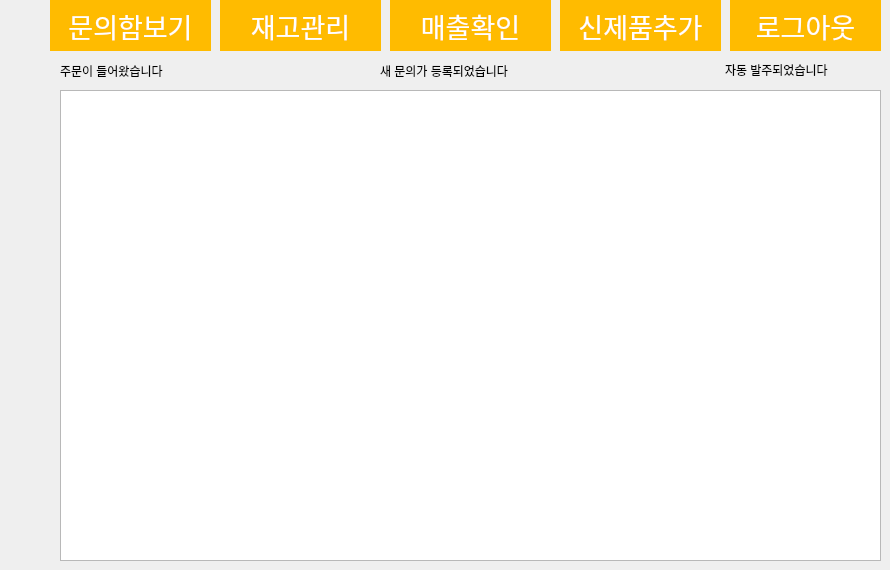
   <widget class="QWidget" name="page_8">
    <widget class="QPushButton" name="manager_question">
     <property name="geometry">
      <rect>
       <x>50</x>
       <y>0</y>
       <width>161</width>
       <height>51</height>
      </rect>
     </property>
     <property name="font">
      <font>
       <family>경기천년바탕 Bold</family>
       <pointsize>20</pointsize>
      </font>
     </property>
     <property name="styleSheet">
      <string notr="true">background-color:rgb(255,187,0);
color:white;
border-style: solid;

</string>
     </property>
     <property name="text">
      <string>문의함보기</string>
     </property>
    </widget>
    <widget class="QPushButton" name="manager_inventory">
     <property name="geometry">
      <rect>
       <x>220</x>
       <y>0</y>
       <width>161</width>
       <height>51</height>
      </rect>
     </property>
     <property name="font">
      <font>
       <family>경기천년바탕 Bold</family>
       <pointsize>20</pointsize>
      </font>
     </property>
     <property name="styleSheet">
      <string notr="true">background-color:rgb(255,187,0);
color:white;
border-style: solid;

</string>
     </property>
     <property name="text">
      <string>재고관리</string>
     </property>
    </widget>
    <widget class="QPushButton" name="manager_sales">
     <property name="geometry">
      <rect>
       <x>390</x>
       <y>0</y>
       <width>161</width>
       <height>51</height>
      </rect>
     </property>
     <property name="font">
      <font>
       <family>경기천년바탕 Bold</family>
       <pointsize>20</pointsize>
      </font>
     </property>
     <property name="styleSheet">
      <string notr="true">background-color:rgb(255,187,0);
color:white;
border-style: solid;

</string>
     </property>
     <property name="text">
      <string>매출확인</string>
     </property>
    </widget>
    <widget class="QTableWidget" name="order_confirmation">
     <property name="geometry">
      <rect>
       <x>60</x>
       <y>90</y>
       <width>821</width>
       <height>471</height>
      </rect>
     </property>
     <property name="editTriggers">
      <set>QAbstractItemView::NoEditTriggers</set>
     </property>
     <attribute name="horizontalHeaderStretchLastSection">
      <bool>true</bool>
     </attribute>
    </widget>
    <widget class="QPushButton" name="logout_manager_button">
     <property name="geometry">
      <rect>
       <x>730</x>
       <y>0</y>
       <width>151</width>
       <height>51</height>
      </rect>
     </property>
     <property name="font">
      <font>
       <family>경기천년바탕 Bold</family>
       <pointsize>20</pointsize>
      </font>
     </property>
     <property name="styleSheet">
      <string notr="true">background-color:rgb(255,187,0);
border-style: solid;

color:white;
</string>
     </property>
     <property name="text">
      <string>로그아웃</string>
     </property>
    </widget>
    <widget class="QPushButton" name="manager_sales_2">
     <property name="geometry">
      <rect>
       <x>560</x>
       <y>0</y>
       <width>161</width>
       <height>51</height>
      </rect>
     </property>
     <property name="font">
      <font>
       <family>경기천년바탕 Bold</family>
       <pointsize>20</pointsize>
      </font>
     </property>
     <property name="styleSheet">
      <string notr="true">background-color:rgb(255,187,0);
color:white;
border-style: solid;

</string>
     </property>
     <property name="text">
      <string>신제품추가</string>
     </property>
    </widget>
    <widget class="QLabel" name="order_alram">
     <property name="geometry">
      <rect>
       <x>60</x>
       <y>60</y>
       <width>161</width>
       <height>21</height>
      </rect>
     </property>
     <property name="text">
      <string>주문이 들어왔습니다</string>
     </property>
    </widget>
    <widget class="QLabel" name="auto_refill">
     <property name="geometry">
      <rect>
       <x>725</x>
       <y>60</y>
       <width>151</width>
       <height>20</height>
      </rect>
     </property>
     <property name="text">
      <string>자동 발주되었습니다</string>
     </property>
    </widget>
    <widget class="QLabel" name="question_auto">
     <property name="geometry">
      <rect>
       <x>380</x>
       <y>60</y>
       <width>181</width>
       <height>21</height>
      </rect>
     </property>
     <property name="text">
      <string>새 문의가 등록되었습니다</string>
     </property>
    </widget>
   </widget>
